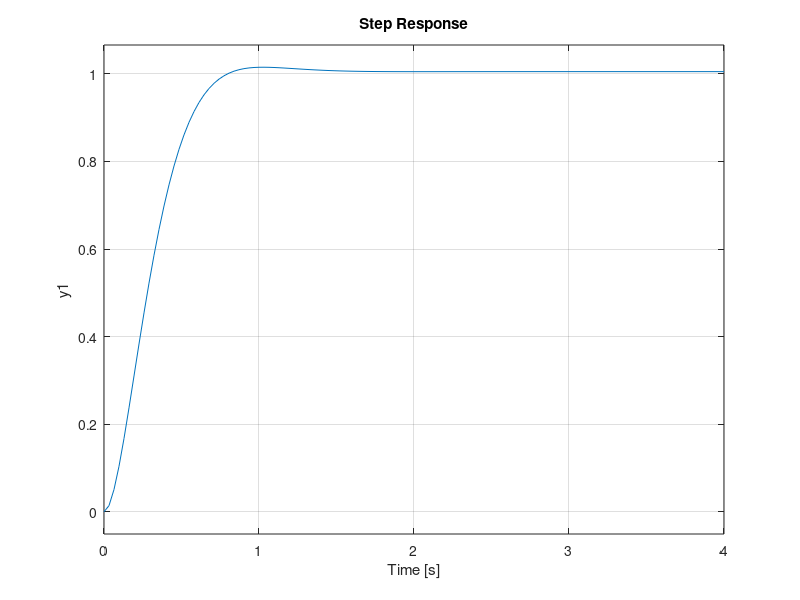

Write MATLAB code to recreate this figure.
clc; clear all;

pmr = 0.095;
mp = 0.024;
Lr = 0.085;
Lp = 0.129;
Jr = 5.7*10^-5;
Jp = 1.8*10^-4;
Kt = 0.042;
Rm = 8.4;
Dr = 0.0015;
Dp = 0.0005;
g = 9.81;

tau_coef = Kt/Rm;
JT = Jp*mp*Lr^2 + Jr*Jp + 0.25*Jr*mp*Lp^2;

A_coef = -(Jp+0.25*mp*Lp^2)*Dr/JT;
B_coef = 0.5*mp*Lp*Lr*Dp/JT;
C_coef = 0.25*mp^2*Lp^2*Lr*g/JT;
D = tau_coef*(Jp + 0.25*mp*Lp^2)/JT;

E = 0.5*mp*Lp*Lr*Dr/JT;
F = -(Jr+mp*Lr^2)*Dp/JT;
G = -0.5*mp*Lp*g*(Jr+mp*Lr^2)/JT;
H = 0.5*mp*Lp*Lr*tau_coef/JT;

s = tf('s');
theta_on_U = (D*s^2 + (B_coef*H-D*F)*s + C_coef*H - D*G)/(s^4 - (F+A_coef)*s^3 - (G-A_coef*F+B_coef*E)*s^2 + (A_coef*G-C_coef*E)*s);
[z1, poles1, k1] = zpkdata(theta_on_U);  % All poles on LHS half-plane -> Stable
denom = s^2-F*s-G;
denom2 = denom*(s^2-A_coef*s);
alpha_on_U = ((D*E*s/denom2) + H/denom)/...
    (1-(E*s*(B_coef*s+C_coef))/denom2);
alpha_on_U = minreal(alpha_on_U); % All poles on LHS half-plane -> Stable
[z2, poles2, k2] = zpkdata(alpha_on_U);

%% State Space Matrices

A = [0 0 1 0; 0 0 0 1; 0 C_coef A_coef B_coef; 0 G E F];
B = [0; 0; D; H];
C = [1 0 0 0];

c_rank = rank(ctrb(A,B)); % Full rank
c_det = det(ctrb(A,B)); % Non-zero determinant -> Controllable
o_rank = rank(obsv(A,C)); % Full rank
o_det = det(obsv(A,C)); % Non-zero determinant -> Observable

OS = 1; % [%]
zeta = -log(OS/100)/sqrt(pi^2 + log(OS/100)^2);
phi = acosd(zeta); % [deg]
T_s = 0.7; % [s]
% Desired dominant pole locations
sigma = pi/(T_s);
omega_d = sigma*tand(phi);

i = sqrt(-1);
p1 = -sigma + omega_d*i;
p2 = -sigma - omega_d*i;
p3 = -1.54923272843930 + 9.57631072896759i; % To cancel zeros
p4 = -1.54923272843930 - 9.57631072896759i; % To cancel zeros

sys = ss(A,B,C,0);

K = place(A,B,[p1 p2 p3 p4]);
sys_cl = ss(A-B*K,B,C,0);
step(sys_cl); 

SS_error = 1+C*(A-B*K)^-1*B;